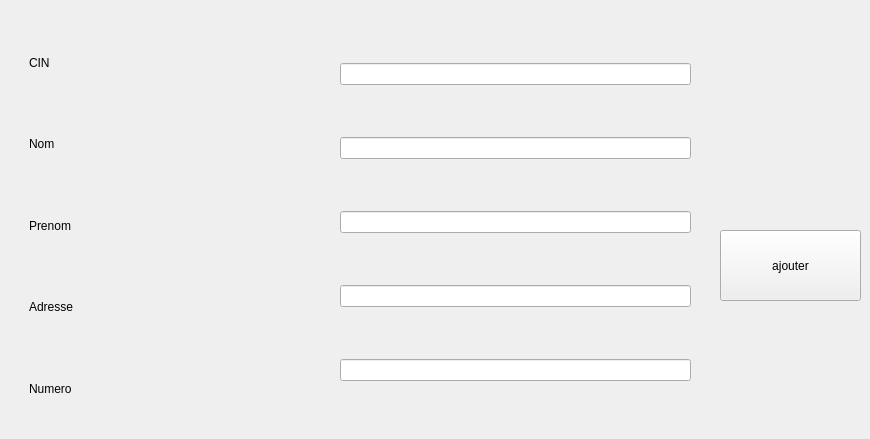
        <widget class="QWidget" name="tab_5">
         <attribute name="title">
          <string>Ajouter un citoyen</string>
         </attribute>
         <widget class="QWidget" name="verticalLayoutWidget">
          <property name="geometry">
           <rect>
            <x>29</x>
            <y>25</y>
            <width>221</width>
            <height>401</height>
           </rect>
          </property>
          <layout class="QVBoxLayout" name="verticalLayout">
           <item>
            <widget class="QLabel" name="label_26">
             <property name="styleSheet">
              <string notr="true">font: 11pt &quot;MS Shell Dlg 2&quot;;</string>
             </property>
             <property name="text">
              <string>CIN</string>
             </property>
            </widget>
           </item>
           <item>
            <widget class="QLabel" name="label_27">
             <property name="text">
              <string>Nom</string>
             </property>
            </widget>
           </item>
           <item>
            <widget class="QLabel" name="label_28">
             <property name="text">
              <string>Prenom</string>
             </property>
            </widget>
           </item>
           <item>
            <widget class="QLabel" name="label_29">
             <property name="text">
              <string>Adresse</string>
             </property>
            </widget>
           </item>
           <item>
            <widget class="QLabel" name="label_30">
             <property name="text">
              <string>Numero</string>
             </property>
            </widget>
           </item>
          </layout>
         </widget>
         <widget class="QWidget" name="verticalLayoutWidget_2">
          <property name="geometry">
           <rect>
            <x>340</x>
            <y>17</y>
            <width>351</width>
            <height>411</height>
           </rect>
          </property>
          <layout class="QVBoxLayout" name="verticalLayout_2">
           <item>
            <widget class="QLineEdit" name="aj_cin"/>
           </item>
           <item>
            <widget class="QLineEdit" name="aj_nom"/>
           </item>
           <item>
            <widget class="QLineEdit" name="aj_prenom"/>
           </item>
           <item>
            <widget class="QLineEdit" name="aj_adresse"/>
           </item>
           <item>
            <widget class="QLineEdit" name="aj_num"/>
           </item>
          </layout>
         </widget>
         <widget class="QPushButton" name="ajouter">
          <property name="geometry">
           <rect>
            <x>720</x>
            <y>230</y>
            <width>141</width>
            <height>71</height>
           </rect>
          </property>
          <property name="styleSheet">
           <string notr="true"/>
          </property>
          <property name="text">
           <string>ajouter</string>
          </property>
         </widget>
         <widget class="QLabel" name="label_31">
          <property name="geometry">
           <rect>
            <x>710</x>
            <y>40</y>
            <width>151</width>
            <height>151</height>
           </rect>
          </property>
          <property name="text">
           <string>&lt;html&gt;&lt;head/&gt;&lt;body&gt;&lt;p&gt;&lt;img src=&quot;:/new/prefix1/ajout.png&quot;width=&quot;150&quot; height=&quot;150&quot;/&gt;&lt;/p&gt;&lt;/body&gt;&lt;/html&gt;</string>
          </property>
         </widget>
         <widget class="QLabel" name="DigitalClock">
          <property name="geometry">
           <rect>
            <x>730</x>
            <y>410</y>
            <width>131</width>
            <height>20</height>
           </rect>
          </property>
          <property name="text">
           <string/>
          </property>
         </widget>
        </widget>
